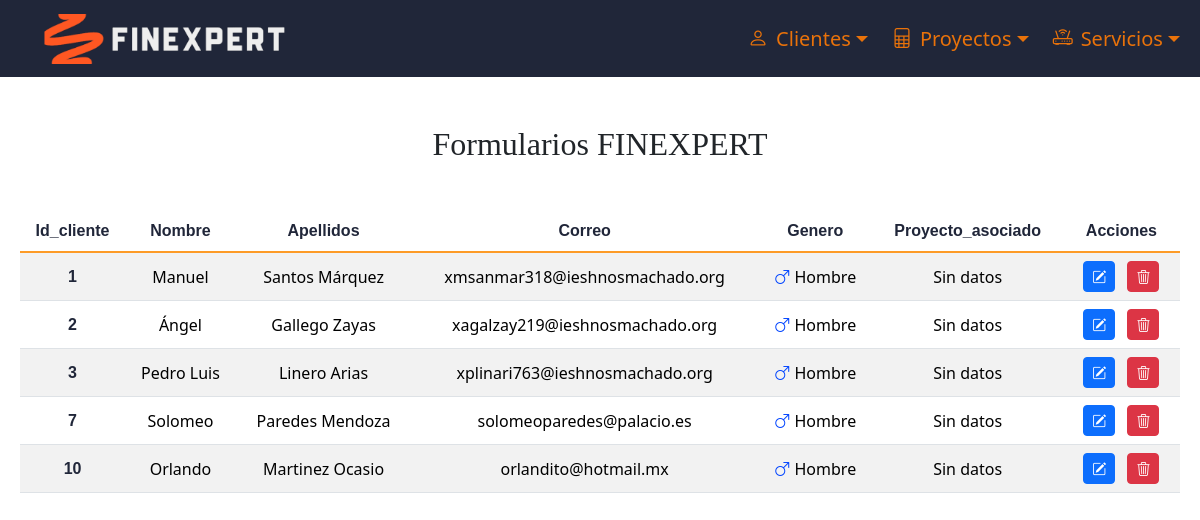
Screenshot of /procesar_listar_clientes_genero.php?optListarClienteGenero=H with the database file from the repository.
### tables this page shows
CREATE TABLE `Cliente` (
  `id` int NOT NULL,
  `nombre` varchar(50) NOT NULL,
  `apellidos` varchar(100) NOT NULL,
  `correo` varchar(150) NOT NULL,
  `genero` enum('H','M') NOT NULL
);

### procesar_listar_clientes_genero.php (the view, shortened to what this page needs)
<?php
$conexion = obtenerConexion();
$generoCliente = $_GET['optListarClienteGenero'];
$sql = "SELECT Proyectos.id AS id_proyecto, Proyectos.nombre AS nombre_proyecto, Cliente.id AS id, Cliente.nombre, Cliente.apellidos, Cliente.correo, Cliente.genero
FROM Cliente
LEFT JOIN Proyectos ON Proyectos.id_Cliente = Cliente.id
WHERE Cliente.genero = '$generoCliente';";
$resultado = mysqli_query($conexion, $sql);
if (mysqli_num_rows($resultado) > 0) {
    $tabla = "<div class='container-fluid my-5 text-center'>
    <div class='px-2 table-responsive' id='contenidoBusqueda'>
    <table class='table table-striped'><thead><tr>
    <th scope='col'>Id_cliente</th>
    <th scope='col'>Nombre</th>
    <th scope='col'>Apellidos</th>
    <th scope='col'>Correo</th>
    <th scope='col'>Genero</th>
    <th scope='col'>Proyecto_asociado</th>
    <th scope='col'>Acciones</th>
    </tr></thead><tbody class='table-group-divider'>";
    while ($fila = mysqli_fetch_assoc($resultado)) {
        if ($fila['genero'] == "H") {
            $iconoGenero = "<i class='bi bi-gender-male'></i> Hombre";
        } else {
            $iconoGenero = "<i class='bi bi-gender-female'></i> Mujer";
        }
        $mensajeProyecto = $fila['id_proyecto'] === null ? "Sin datos" : $fila['nombre_proyecto'];
        $tabla .= "<tr>
        <th scope='row' class='align-middle'>{$fila['id']}</th>
        <td class='align-middle'>{$fila['nombre']}</td>
        <td class='align-middle'>{$fila['apellidos']}</td>
        <td class='align-middle'>{$fila['correo']}</td>
        <td class='align-middle'>{$iconoGenero}</td>
        <td class='align-middle'>{$mensajeProyecto}</td>
        <td class='align-middle'>
            <form action='modificar_cliente.php' method='post' style='display: inline;'>
                <input type='hidden' name='datos_cliente' value='" . htmlspecialchars(json_encode($fila), ENT_QUOTES, 'UTF-8') . "'>
                <button type='submit' class='btn btn-primary btn-sm mx-1'>
                    <i class='bi bi-pencil-square' id='lapiz'></i>
                </button>
            </form>
            <form action='procesar_eliminar_cliente.php' method='post' style='display: inline;'>
                <input type='hidden' name='datos_cliente' value='" . htmlspecialchars(json_encode($fila), ENT_QUOTES, 'UTF-8') . "'>
                <button type='submit' class='btn btn-danger btn-sm mx-1'>
                    <i class='bi bi-trash3' id='basura'></i>
                </button>
            </form>
        </td>
        </tr>";
    }
    $tabla .= "</tbody></table>";
} else {
    $tabla = "<h2 class='text-center mt-5'>No se han encontrado clientes con el nombre $nombreCliente</h2>";
}
echo $tabla;
echo "</div></div>";

### estilo.css (style rules this page uses)
.navbar { background-color: #202639; }
.navbar-brand img { height: 50px; }
.navbar-nav .nav-link { color: #e9720a !important; font-size: 0.79rem; }
h2 { font-family: "Homer Simpson UI"; }
h3, th { font-family: "Segoe IU", sans-serif; }
.btn { transition: transform 0.3s ease; }
.bi-gender-male { color: rgb(0, 68, 255); }
.table-group-divider { color:#fd9b27; }
th { color: #202639 !important; }

### rows the page displays
cliente: id "1", nombre "Manuel", apellidos "Santos Márquez", correo "xmsanmar318@ieshnosmachado.org", genero "H" (drawn), mensajeProyecto "Sin datos"
cliente: id "2", nombre "Ángel", apellidos "Gallego Zayas", correo "xagalzay219@ieshnosmachado.org", genero "H" (drawn), mensajeProyecto "Sin datos"
cliente: id "3", nombre "Pedro Luis", apellidos "Linero Arias", correo "xplinari763@ieshnosmachado.org", genero "H" (drawn), mensajeProyecto "Sin datos"
cliente: id "7", nombre "Solomeo", apellidos "Paredes Mendoza", correo "solomeoparedes@palacio.es", genero "H" (drawn), mensajeProyecto "Sin datos"
cliente: id "10", nombre "Orlando", apellidos "Martinez Ocasio", correo "orlandito@hotmail.mx", genero "H" (drawn), mensajeProyecto "Sin datos"
